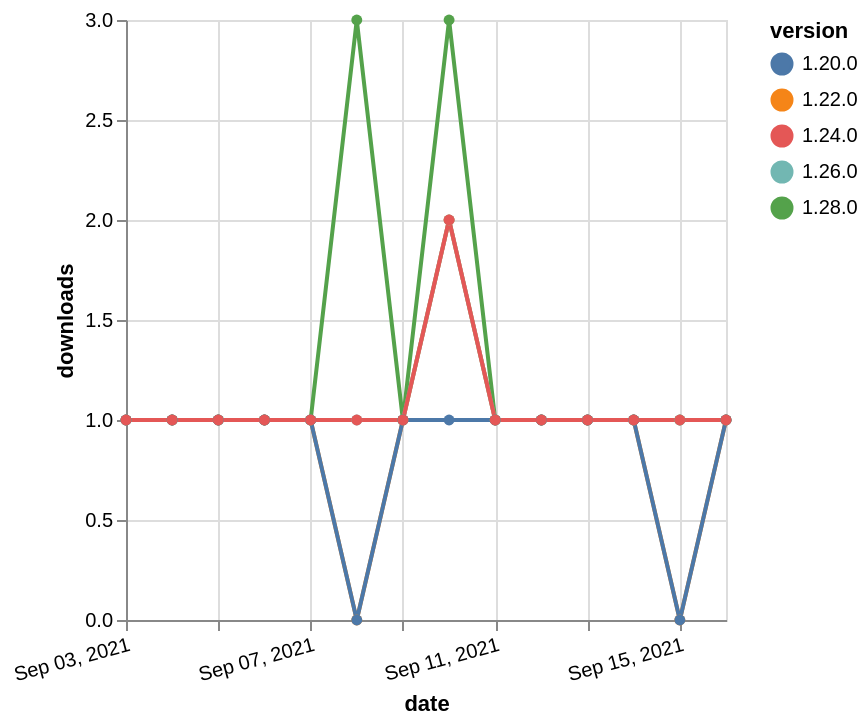

The specification (Vega-Lite) saved for this image:
### Vega-Lite specification from a JSON file in a GitHub repository (floating-point values rounded to 4 significant figures)
{"$schema": "https://vega.github.io/schema/vega-lite/v5.json", "description": "A simple bar chart with embedded data.", "data": {"values": [{"date": "2021-09-03", "total": 180, "delta": 1, "version": "1.22.0"}, {"date": "2021-09-04", "total": 181, "delta": 1, "version": "1.22.0"}, {"date": "2021-09-05", "total": 182, "delta": 1, "version": "1.22.0"}, {"date": "2021-09-06", "total": 183, "delta": 1, "version": "1.22.0"}, {"date": "2021-09-07", "total": 184, "delta": 1, "version": "1.22.0"}, {"date": "2021-09-08", "total": 184, "delta": 0, "version": "1.22.0"}, {"date": "2021-09-09", "total": 185, "delta": 1, "version": "1.22.0"}, {"date": "2021-09-10", "total": 187, "delta": 2, "version": "1.22.0"}, {"date": "2021-09-11", "total": 188, "delta": 1, "version": "1.22.0"}, {"date": "2021-09-12", "total": 189, "delta": 1, "version": "1.22.0"}, {"date": "2021-09-13", "total": 190, "delta": 1, "version": "1.22.0"}, {"date": "2021-09-14", "total": 191, "delta": 1, "version": "1.22.0"}, {"date": "2021-09-15", "total": 191, "delta": 0, "version": "1.22.0"}, {"date": "2021-09-16", "total": 192, "delta": 1, "version": "1.22.0"}, {"date": "2021-09-03", "total": 165, "delta": 1, "version": "1.28.0"}, {"date": "2021-09-04", "total": 166, "delta": 1, "version": "1.28.0"}, {"date": "2021-09-05", "total": 167, "delta": 1, "version": "1.28.0"}, {"date": "2021-09-06", "total": 168, "delta": 1, "version": "1.28.0"}, {"date": "2021-09-07", "total": 169, "delta": 1, "version": "1.28.0"}, {"date": "2021-09-08", "total": 172, "delta": 3, "version": "1.28.0"}, {"date": "2021-09-09", "total": 173, "delta": 1, "version": "1.28.0"}, {"date": "2021-09-10", "total": 176, "delta": 3, "version": "1.28.0"}, {"date": "2021-09-11", "total": 177, "delta": 1, "version": "1.28.0"}, {"date": "2021-09-12", "total": 178, "delta": 1, "version": "1.28.0"}, {"date": "2021-09-13", "total": 179, "delta": 1, "version": "1.28.0"}, {"date": "2021-09-14", "total": 180, "delta": 1, "version": "1.28.0"}, {"date": "2021-09-15", "total": 181, "delta": 1, "version": "1.28.0"}, {"date": "2021-09-16", "total": 182, "delta": 1, "version": "1.28.0"}, {"date": "2021-09-03", "total": 144, "delta": 1, "version": "1.26.0"}, {"date": "2021-09-04", "total": 145, "delta": 1, "version": "1.26.0"}, {"date": "2021-09-05", "total": 146, "delta": 1, "version": "1.26.0"}, {"date": "2021-09-06", "total": 147, "delta": 1, "version": "1.26.0"}, {"date": "2021-09-07", "total": 148, "delta": 1, "version": "1.26.0"}, {"date": "2021-09-08", "total": 149, "delta": 1, "version": "1.26.0"}, {"date": "2021-09-09", "total": 150, "delta": 1, "version": "1.26.0"}, {"date": "2021-09-10", "total": 152, "delta": 2, "version": "1.26.0"}, {"date": "2021-09-11", "total": 153, "delta": 1, "version": "1.26.0"}, {"date": "2021-09-12", "total": 154, "delta": 1, "version": "1.26.0"}, {"date": "2021-09-13", "total": 155, "delta": 1, "version": "1.26.0"}, {"date": "2021-09-14", "total": 156, "delta": 1, "version": "1.26.0"}, {"date": "2021-09-15", "total": 157, "delta": 1, "version": "1.26.0"}, {"date": "2021-09-16", "total": 158, "delta": 1, "version": "1.26.0"}, {"date": "2021-09-03", "total": 209, "delta": 1, "version": "1.20.0"}, {"date": "2021-09-04", "total": 210, "delta": 1, "version": "1.20.0"}, {"date": "2021-09-05", "total": 211, "delta": 1, "version": "1.20.0"}, {"date": "2021-09-06", "total": 212, "delta": 1, "version": "1.20.0"}, {"date": "2021-09-07", "total": 213, "delta": 1, "version": "1.20.0"}, {"date": "2021-09-08", "total": 213, "delta": 0, "version": "1.20.0"}, {"date": "2021-09-09", "total": 214, "delta": 1, "version": "1.20.0"}, {"date": "2021-09-10", "total": 215, "delta": 1, "version": "1.20.0"}, {"date": "2021-09-11", "total": 216, "delta": 1, "version": "1.20.0"}, {"date": "2021-09-12", "total": 217, "delta": 1, "version": "1.20.0"}, {"date": "2021-09-13", "total": 218, "delta": 1, "version": "1.20.0"}, {"date": "2021-09-14", "total": 219, "delta": 1, "version": "1.20.0"}, {"date": "2021-09-15", "total": 219, "delta": 0, "version": "1.20.0"}, {"date": "2021-09-16", "total": 220, "delta": 1, "version": "1.20.0"}, {"date": "2021-09-03", "total": 168, "delta": 1, "version": "1.24.0"}, {"date": "2021-09-04", "total": 169, "delta": 1, "version": "1.24.0"}, {"date": "2021-09-05", "total": 170, "delta": 1, "version": "1.24.0"}, {"date": "2021-09-06", "total": 171, "delta": 1, "version": "1.24.0"}, {"date": "2021-09-07", "total": 172, "delta": 1, "version": "1.24.0"}, {"date": "2021-09-08", "total": 173, "delta": 1, "version": "1.24.0"}, {"date": "2021-09-09", "total": 174, "delta": 1, "version": "1.24.0"}, {"date": "2021-09-10", "total": 176, "delta": 2, "version": "1.24.0"}, {"date": "2021-09-11", "total": 177, "delta": 1, "version": "1.24.0"}, {"date": "2021-09-12", "total": 178, "delta": 1, "version": "1.24.0"}, {"date": "2021-09-13", "total": 179, "delta": 1, "version": "1.24.0"}, {"date": "2021-09-14", "total": 180, "delta": 1, "version": "1.24.0"}, {"date": "2021-09-15", "total": 181, "delta": 1, "version": "1.24.0"}, {"date": "2021-09-16", "total": 182, "delta": 1, "version": "1.24.0"}]}, "width": "container", "mark": {"type": "line", "point": {"filled": true}}, "encoding": {"x": {"field": "date", "type": "temporal", "timeUnit": "yearmonthdate", "title": "date", "axis": {"labelAngle": -15}}, "y": {"field": "delta", "type": "quantitative", "title": "downloads"}, "color": {"field": "version", "type": "nominal"}, "tooltip": {"field": "delta"}}}
